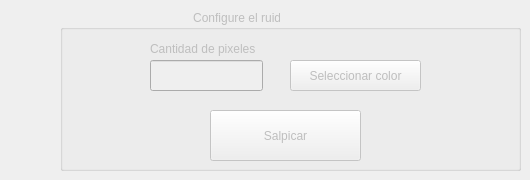
    <widget class="QWidget" name="tab_2">
     <property name="enabled">
      <bool>false</bool>
     </property>
     <attribute name="title">
      <string>Ruido</string>
     </attribute>
     <widget class="QGroupBox" name="groupBox_2">
      <property name="geometry">
       <rect>
        <x>60</x>
        <y>10</y>
        <width>461</width>
        <height>161</height>
       </rect>
      </property>
      <property name="title">
       <string>                                        Configure el ruido</string>
      </property>
      <widget class="QLabel" name="label">
       <property name="geometry">
        <rect>
         <x>90</x>
         <y>30</y>
         <width>161</width>
         <height>17</height>
        </rect>
       </property>
       <property name="text">
        <string>Cantidad de pixeles </string>
       </property>
      </widget>
      <widget class="QLineEdit" name="cantpix">
       <property name="geometry">
        <rect>
         <x>90</x>
         <y>50</y>
         <width>113</width>
         <height>31</height>
        </rect>
       </property>
      </widget>
      <widget class="QPushButton" name="pushButton_4">
       <property name="geometry">
        <rect>
         <x>230</x>
         <y>50</y>
         <width>131</width>
         <height>31</height>
        </rect>
       </property>
       <property name="text">
        <string>Seleccionar color</string>
       </property>
      </widget>
      <widget class="QPushButton" name="ruidoo">
       <property name="geometry">
        <rect>
         <x>150</x>
         <y>100</y>
         <width>151</width>
         <height>51</height>
        </rect>
       </property>
       <property name="text">
        <string>Salpicar</string>
       </property>
      </widget>
     </widget>
    </widget>
